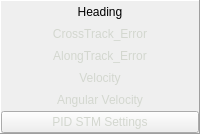
         <widget class="QFrame" name="frame_2">
          <property name="styleSheet">
           <string notr="true">*{
	color: rgb(211, 215, 207);
}
QPushButton#Heading_btn{
	color: rgb(0, 0, 0);
}</string>
          </property>
          <property name="frameShape">
           <enum>QFrame::Panel</enum>
          </property>
          <property name="frameShadow">
           <enum>QFrame::Raised</enum>
          </property>
          <layout class="QVBoxLayout" name="verticalLayout_29">
           <property name="spacing">
            <number>0</number>
           </property>
           <property name="leftMargin">
            <number>0</number>
           </property>
           <property name="topMargin">
            <number>0</number>
           </property>
           <property name="rightMargin">
            <number>0</number>
           </property>
           <property name="bottomMargin">
            <number>0</number>
           </property>
           <item>
            <widget class="QPushButton" name="Heading_btn">
             <property name="maximumSize">
              <size>
               <width>16777215</width>
               <height>50</height>
              </size>
             </property>
             <property name="text">
              <string>Heading</string>
             </property>
             <property name="default">
              <bool>false</bool>
             </property>
             <property name="flat">
              <bool>true</bool>
             </property>
            </widget>
           </item>
           <item>
            <widget class="QPushButton" name="CTE_btn">
             <property name="maximumSize">
              <size>
               <width>16777215</width>
               <height>50</height>
              </size>
             </property>
             <property name="text">
              <string>CrossTrack_Error</string>
             </property>
             <property name="flat">
              <bool>true</bool>
             </property>
            </widget>
           </item>
           <item>
            <widget class="QPushButton" name="ATE_btn">
             <property name="maximumSize">
              <size>
               <width>16777215</width>
               <height>50</height>
              </size>
             </property>
             <property name="text">
              <string>AlongTrack_Error</string>
             </property>
             <property name="flat">
              <bool>true</bool>
             </property>
            </widget>
           </item>
           <item>
            <widget class="QPushButton" name="Velleft_btn">
             <property name="maximumSize">
              <size>
               <width>16777215</width>
               <height>50</height>
              </size>
             </property>
             <property name="text">
              <string>Velocity</string>
             </property>
             <property name="flat">
              <bool>true</bool>
             </property>
            </widget>
           </item>
           <item>
            <widget class="QPushButton" name="Vel_btn">
             <property name="maximumSize">
              <size>
               <width>16777215</width>
               <height>50</height>
              </size>
             </property>
             <property name="text">
              <string>Angular Velocity</string>
             </property>
             <property name="flat">
              <bool>true</bool>
             </property>
            </widget>
           </item>
           <item>
            <widget class="QPushButton" name="pid_stm_btn">
             <property name="text">
              <string>PID STM Settings</string>
             </property>
            </widget>
           </item>
          </layout>
         </widget>
